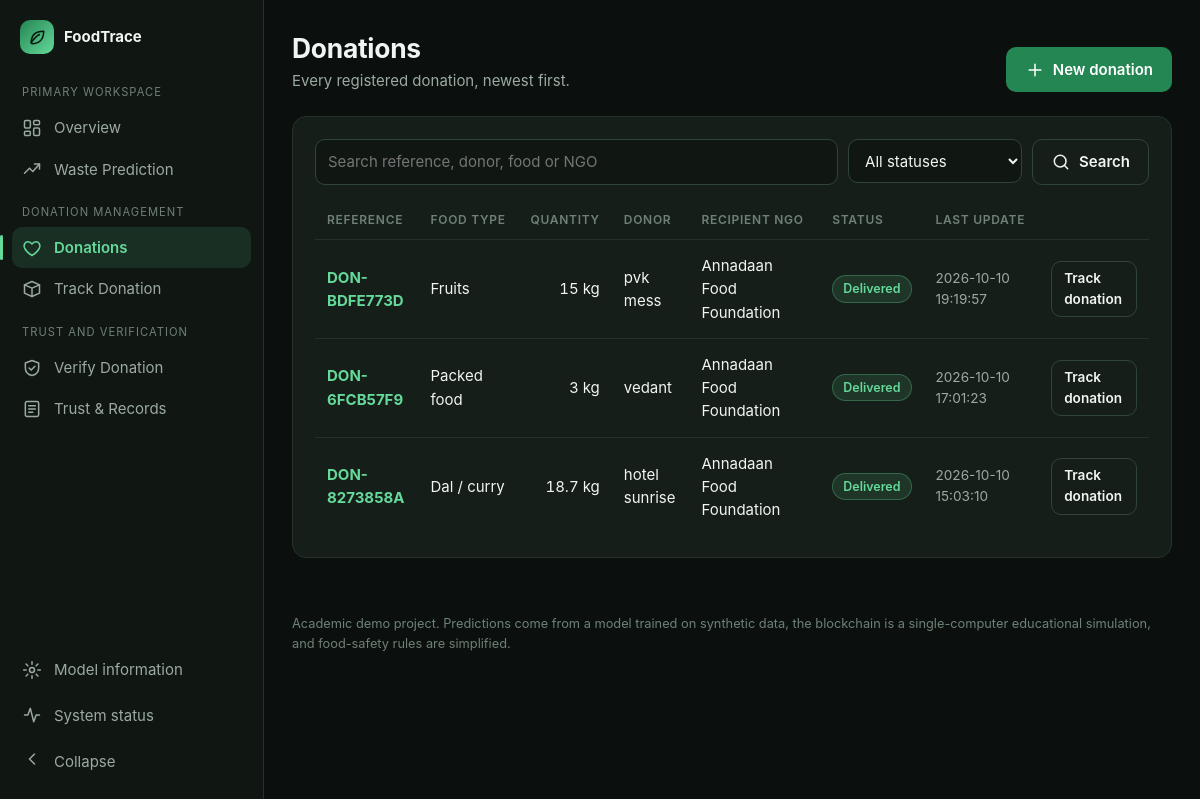
/donations, run on the app's committed database.
### tables this page shows
CREATE TABLE donations (
            id INTEGER PRIMARY KEY AUTOINCREMENT, donation_code TEXT NOT NULL UNIQUE,
            donor TEXT NOT NULL, food_type TEXT NOT NULL, quantity REAL NOT NULL,
            expiry TEXT NOT NULL, ngo TEXT NOT NULL, status TEXT NOT NULL, created_at TEXT NOT NULL, updated_at TEXT, collected_kg REAL, delivered_kg REAL);

### app.py (the view)
@app.route("/donations")
def donations():
    query = request.args.get("q", "")
    status = request.args.get("status", "")
    return render_template("donations.html", donations=list_donations(query=query, status=status),
                           q=query.strip()[:80], status=status if status in config.ALL_STATUSES else "",
                           statuses=config.ALL_STATUSES, total=gather_stats()["donations"])

### app.py (called while the page is built)
@contextmanager
def get_db():
    conn = sqlite3.connect(config.DB_PATH, timeout=30)
    conn.row_factory = sqlite3.Row
    try:
        yield conn
        conn.commit()
    except Exception:
        conn.rollback()
        raise
    finally:
        conn.close()

def _decorate(row):
    d = dict(row)
    d["updated_at"] = d.get("updated_at") or d["created_at"]
    d["info"] = config.STATUS_INFO.get(d["status"], {"label": d["status"], "text": "", "actor": ""})
    d["needs_attention"] = needs_attention(d)
    return d

def needs_attention(d):
    if d["status"] in ("Failed", "Rejected"):
        return True
    if d["status"] in config.TERMINAL_STATUSES:
        return False
    try:
        return datetime.strptime(d["expiry"], "%Y-%m-%d %H:%M") < datetime.now()
    except ValueError:
        return False

def list_donations(limit=None, query="", status=""):
    sql, params, where = "SELECT * FROM donations", [], []
    query = (query or "").strip()[:80]
    if query:
        like = "%" + query.replace("\\", "\\\\").replace("%", "\\%").replace("_", "\\_") + "%"
        where.append("(donation_code LIKE ? ESCAPE '\\' OR donor LIKE ? ESCAPE '\\' OR food_type LIKE ? ESCAPE '\\'"
                     " OR ngo LIKE ? ESCAPE '\\')")
        params += [like] * 4
    if status in config.ALL_STATUSES:
        where.append("status = ?")
        params.append(status)
    if where:
        sql += " WHERE " + " AND ".join(where)
    sql += " ORDER BY id DESC"
    if limit:
        sql += " LIMIT ?"
        params.append(limit)
    with get_db() as c:
        return [_decorate(r) for r in c.execute(sql, params)]

def is_local_request():
    return (request.remote_addr or "") in LOOPBACK

def can_operate():
    return is_local_request() or config.ALLOW_REMOTE_OPERATOR

@app.context_processor
def inject_globals():
    return {"operator": can_operate(), "status_info": config.STATUS_INFO, "icon": icon}

### icons.py (called while the page is built)
def icon(name):
    return Markup('<svg class="icon" viewBox="0 0 24 24" aria-hidden="true" focusable="false">' + PATHS[name] + "</svg>")

### templates/donations.html (shortened to what this page needs)
{% extends "base.html" %}
{% from "_macros.html" import status_badge with context %}
{% block content %}
<div class="page-head">
  <div><h1>Donations</h1><p>Every registered donation, newest first.</p></div>
  {% if operator %}<a class="btn btn-primary" href="{{ url_for('donate') }}">{{ icon('plus') }} New donation</a>{% endif %}
</div>
<div class="card">
  <form class="toolbar" method="get" action="{{ url_for('donations') }}" role="search">
    <div class="grow"><label class="sr-only" for="q">Search donations</label>
      <input class="input" id="q" name="q" type="search" maxlength="80" placeholder="Search reference, donor, food or NGO" value="{{ q }}"></div>
    <div><label class="sr-only" for="status">Filter by status</label>
      <select class="input" id="status" name="status"><option value="">All statuses</option>
        {% for s in statuses %}<option value="{{ s }}" {% if s == status %}selected{% endif %}>{{ status_info[s].label }}</option>{% endfor %}</select></div>
    <button class="btn btn-ghost" type="submit">{{ icon('search') }} Search</button>
  </form>
  {% if donations %}
  <div class="table-wrap"><table class="table">
    <thead><tr><th>Reference</th><th>Food type</th><th class="num">Quantity</th><th>Donor</th><th>Recipient NGO</th><th>Status</th><th>Last update</th><th><span class="sr-only">Action</span></th></tr></thead>
    <tbody>{% for d in donations %}<tr>
      <td data-label="Reference"><a href="{{ url_for('donation_detail', code=d.donation_code) }}"><strong>{{ d.donation_code }}</strong></a></td>
      <td data-label="Food type">{{ d.food_type }}</td>
      <td class="num" data-label="Quantity">{{ '%g'|format(d.quantity) }} kg</td>
      <td data-label="Donor">{{ d.donor }}</td><td data-label="Recipient NGO">{{ d.ngo }}</td>
      <td data-label="Status">{{ status_badge(d.status) }}{% if d.needs_attention %} <span class="badge warn">Attention</span>{% endif %}</td>
      <td data-label="Last update" class="muted small">{{ d.updated_at.replace('T', ' ') }}</td>
      <td><a class="btn btn-ghost btn-sm" href="{{ url_for('donation_detail', code=d.donation_code) }}">Track donation</a></td></tr>{% endfor %}</tbody></table></div>
  {% elif total == 0 %}
  <div class="empty">{{ icon('inbox') }}<h3>No donations yet</h3><p>Registered donations will appear here.</p>
    {% if operator %}<a class="btn btn-primary" href="{{ url_for('donate') }}">Create the first donation</a>{% endif %}</div>
  {% else %}
  <div class="empty">{{ icon('search') }}<h3>No donations match</h3><p>Try a different search or clear the filter.</p><a class="btn btn-ghost" href="{{ url_for('donations') }}">Clear filters</a></div>
  {% endif %}
</div>
{% endblock %}

### templates/_macros.html (shortened to what this page needs)
{% macro status_badge(status) -%}
{%- set cls = {'Delivered':'ok','Accepted':'info','Picked Up':'info','In Transit':'info','Pending':'','Cancelled':'warn','Rejected':'bad','Failed':'bad'}[status] -%}
<span class="badge {{ cls }}">{{ status_info[status].label if status in status_info else status }}</span>
{%- endmacro %}

### static/css/style.css (style rules this page uses)
:root { --bg: #0B100E; --bg-2: #101713; --surface: #151E19; --elevated: #1A2620; --border: #243229; --border-strong: #31443A; --accent: #248653; --accent-bright: #65D99A; --accent-soft: rgba(101, 217, 154, .12); --text: #F1F5F2; --text-2: #9BAAA0; --text-3: #6F8076; --warn: #E5B44B; --warn-soft: rgba(229, 180, 75, .12); --danger: #F2796B; --danger-soft: rgba(242, 121, 107, .12); --info: #6CB6E8; --info-soft: rgba(108, 182, 232, .12); --radius: 14px; --radius-sm: 9px; --sb-w: 264px; --sb-w-collapsed: 72px; --font: Inter, system-ui, -apple-system, "Segoe UI", Roboto, sans-serif; --mono: ui-monospace, SFMono-Regular, Menlo, Consolas, monospace; --ease: cubic-bezier(.2, .7, .2, 1); color-scheme: dark; }
*, *::before, *::after { box-sizing: border-box; }
html { scroll-behavior: smooth; }
body { margin: 0; background: var(--bg); color: var(--text); font: 15px/1.55 var(--font); -webkit-font-smoothing: antialiased; }
a { color: var(--accent-bright); text-decoration: none; }
h1, h2, h3 { line-height: 1.25; margin: 0; font-weight: 650; letter-spacing: -.01em; }
h1 { font-size: 1.65rem; }
p { margin: 0 0 .75rem; }
.muted { color: var(--text-2); }
.small { font-size: .85rem; }
.icon { width: 20px; height: 20px; flex: none; stroke: currentColor; fill: none; stroke-width: 1.8; stroke-linecap: round; stroke-linejoin: round; }
.page-head { display: flex; flex-wrap: wrap; gap: 12px; align-items: flex-end; justify-content: space-between; margin-bottom: 24px; }
.page-head p { margin: 4px 0 0; color: var(--text-2); max-width: 62ch; }
.card { background: var(--surface); border: 1px solid var(--border); border-radius: var(--radius); padding: 22px; }
.btn { display: inline-flex; align-items: center; justify-content: center; gap: 8px; border-radius: 10px; border: 1px solid transparent; padding: 10px 18px; font: inherit; font-weight: 600; cursor: pointer; transition: transform .1s, background .15s, border-color .15s; min-height: 42px; }
.btn-primary { background: var(--accent); color: #fff; }
.btn-ghost { background: transparent; border-color: var(--border-strong); color: var(--text); }
.btn-sm { padding: 6px 12px; min-height: 34px; font-size: .85rem; }
.badge { display: inline-flex; align-items: center; gap: 6px; padding: 3px 10px; border-radius: 999px; font-size: .78rem; font-weight: 600; background: var(--elevated); color: var(--text-2); border: 1px solid var(--border); white-space: nowrap; }
.badge.ok { background: var(--accent-soft); color: var(--accent-bright); border-color: rgba(101,217,154,.3); }
.input, select.input, textarea.input { width: 100%; background: var(--bg-2); color: var(--text); border: 1px solid var(--border-strong); border-radius: 10px; padding: 10px 12px; font: inherit; min-height: 44px; transition: border-color .15s, box-shadow .15s; }
.table-wrap { overflow-x: auto; }
table.table { width: 100%; border-collapse: collapse; }
.table th { text-align: left; font-size: .75rem; letter-spacing: .06em; text-transform: uppercase; color: var(--text-3); font-weight: 600; padding: 10px 12px; border-bottom: 1px solid var(--border); white-space: nowrap; }
.table td { padding: 14px 12px; border-bottom: 1px solid var(--border); vertical-align: middle; }
.table tr:last-child td { border-bottom: 0; }
.num { text-align: right; font-variant-numeric: tabular-nums; }
.toolbar { display: flex; flex-wrap: wrap; gap: 10px; margin-bottom: 16px; }
.toolbar .grow { flex: 1 1 240px; }

### data on the page
donations: donation_code "DON-BDFE773D", food_type "Fruits", quantity "15", donor "pvk mess", ngo "Annadaan Food Foundation", status "Delivered", updated_at.replace "2026-10-10 19:19:57"
donations: donation_code "DON-6FCB57F9", food_type "Packed food", quantity "3", donor "vedant", ngo "Annadaan Food Foundation", status "Delivered", updated_at.replace "2026-10-10 17:01:23"
donations: donation_code "DON-8273858A", food_type "Dal / curry", quantity "18.7", donor "hotel sunrise", ngo "Annadaan Food Foundation", status "Delivered", updated_at.replace "2026-10-10 15:03:10"

### other printed values
{{ title }} "PRIMARY WORKSPACE" "DONATION MANAGEMENT" "TRUST AND VERIFICATION"
{{ text }} "Overview" "Waste Prediction" "Donations" "Track Donation" "Verify Donation" "Trust & Records"
